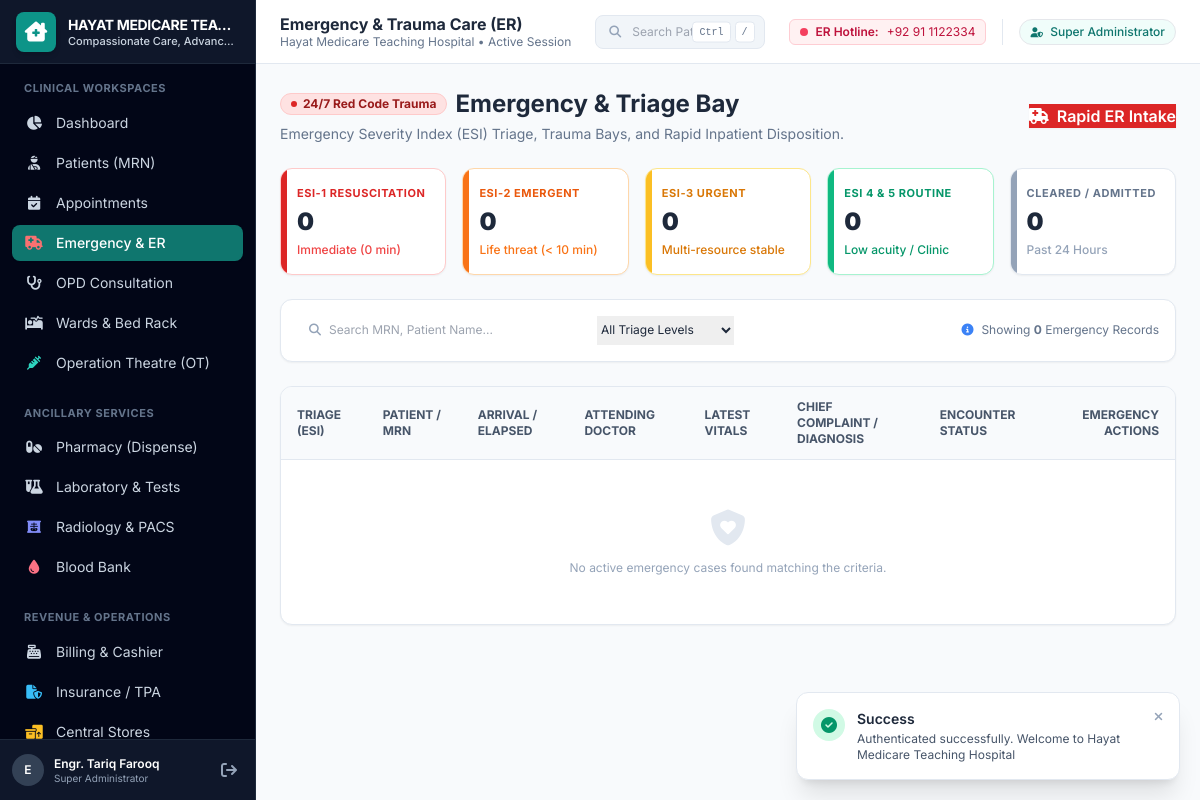
Screenshot of /index.php?page=emergency (signed in) with the database file from the repository.
### tables this page shows
CREATE TABLE `hospital_profiles` (
    `id` INT AUTO_INCREMENT PRIMARY KEY,
    `hospital_name` VARCHAR(150) NOT NULL,
    `tagline` VARCHAR(255) DEFAULT 'Excellence in Patient Care & Clinical Service',
    `license_number` VARCHAR(100) DEFAULT NULL,
    `tax_number` VARCHAR(100) DEFAULT NULL,
    `address` TEXT NOT NULL,
    `city` VARCHAR(100) NOT NULL,
    `country` VARCHAR(100) DEFAULT 'Pakistan',
    `phone` VARCHAR(50) NOT NULL,
    `email` VARCHAR(100) NOT NULL,
    `emergency_hotline` VARCHAR(50) NOT NULL,
    `currency_symbol` VARCHAR(10) DEFAULT 'PKR ',
    `default_tax_rate` DECIMAL(5,2) DEFAULT 0.00,
    `time_zone` VARCHAR(50) DEFAULT 'Asia/Karachi',
    `created_at` TIMESTAMP DEFAULT CURRENT_TIMESTAMP,
    `updated_at` TIMESTAMP DEFAULT CURRENT_TIMESTAMP ON UPDATE CURRENT_TIMESTAMP
);

### views/emergency/index.php (the view, shortened to what the rows shown need)
<main class="flex-1 overflow-y-auto bg-slate-50 p-6">
    <div class="max-w-7xl mx-auto space-y-6">
        <div class="flex flex-col md:flex-row md:items-center justify-between gap-4">
            <div>
                <div class="flex items-center gap-2">
                    <h1 class="text-2xl font-bold text-slate-800">Emergency & Triage Bay</h1>
                </div>
            </div>
        </div>
        <div class="bg-white rounded-xl border border-slate-200 shadow-sm overflow-hidden">
            <div class="overflow-x-auto">
                <table class="w-full text-left text-xs border-collapse">
                    <thead class="bg-slate-50 border-b border-slate-200 text-slate-600 uppercase font-semibold">
                        <tr>
                            <th class="py-3 px-4">Triage (ESI)</th>
                            <th class="py-3 px-4">Patient / MRN</th>
                            <th class="py-3 px-4">Arrival / Elapsed</th>
                            <th class="py-3 px-4">Attending Doctor</th>
                            <th class="py-3 px-4">Latest Vitals</th>
                            <th class="py-3 px-4">Chief Complaint / Diagnosis</th>
                            <th class="py-3 px-4">Encounter Status</th>
                            <th class="py-3 px-4 text-right">Emergency Actions</th>
                        </tr>
                    </thead>
                </table>
            </div>
        </div>
    </div>
</main>

### views/layouts/sidebar.php (shortened to what the rows shown need)
<?php
$hProfile = hospital_profile();
?>
<aside class="w-64 bg-navy-950 text-slate-300 flex flex-col flex-shrink-0 h-full border-r border-slate-800 no-print">
    <div class="h-16 flex items-center px-4 bg-navy-900 border-b border-slate-800 gap-3">
        <div class="leading-tight overflow-hidden">
            <h1 class="font-bold text-white text-sm truncate tracking-tight uppercase"><?= htmlspecialchars($hProfile['hospital_name']) ?></h1>
            <p class="text-[11px] text-medical-400 font-medium truncate"><?= htmlspecialchars($hProfile['tagline'] ?? 'Clinical Care') ?></p>
        </div>
    </div>
</aside>

### views/layouts/topbar.php (shortened to what the rows shown need)
<?php
$hProfile = hospital_profile();
?>
<header class="h-16 bg-white border-b border-slate-200 px-6 flex items-center justify-between flex-shrink-0 no-print">
    <div class="flex items-center gap-3">
        <div>
            <h2 class="font-bold text-slate-800 text-base leading-tight"><?= clean_input($pageTitle ?? 'Hospital Management') ?></h2>
            <p class="text-xs text-slate-500"><?= htmlspecialchars($hProfile['hospital_name']) ?> &bull; Active Session</p>
        </div>
    </div>
    <div class="flex items-center gap-4">
        <div class="hidden lg:flex items-center gap-2 px-2.5 py-1 bg-rose-50 border border-rose-200 rounded-md text-xs text-rose-700">
            <span class="w-2 h-2 rounded-full bg-rose-500 animate-pulse"></span>
            <span class="font-semibold">ER Hotline:</span> <?= htmlspecialchars($hProfile['emergency_hotline'] ?? '1122') ?>
        </div>
        <div class="flex items-center gap-2 border-l border-slate-200 pl-4">
            <span class="px-2.5 py-1 rounded-full text-xs font-medium bg-medical-50 text-medical-700 border border-medical-200">
            </span>
        </div>
    </div>
</header>

### rows the page displays
hospital_profiles: hospital_name "HAYAT MEDICARE TEA…", tagline "Compassionate Care, Advanc…", hospital_name "Hayat Medicare Teaching Hospital", emergency_hotline "+92 91 1122334"

### other values shown
substr($currentUser['full_name'] ?? 'U', 0, 1) "E"
$currentUser['full_name'] "Engr. Tariq Farooq"
$currentUser['role_name'] "Super Administrator"
clean_input($pageTitle ?? 'Hospital Management') "Emergency & Trauma Care (ER)"
$stats['esi_1_count'] "0"
$stats['esi_2_count'] "0"
$stats['esi_3_count'] "0"
$stats['non_critical_count'] "0"
$stats['resolved_today'] "0"
count($cases) "0"
$flash['type'] "Success"
$flash['message'] "Authenticated successfully. Welcome to Hayat Medicare Teaching Hospital"
